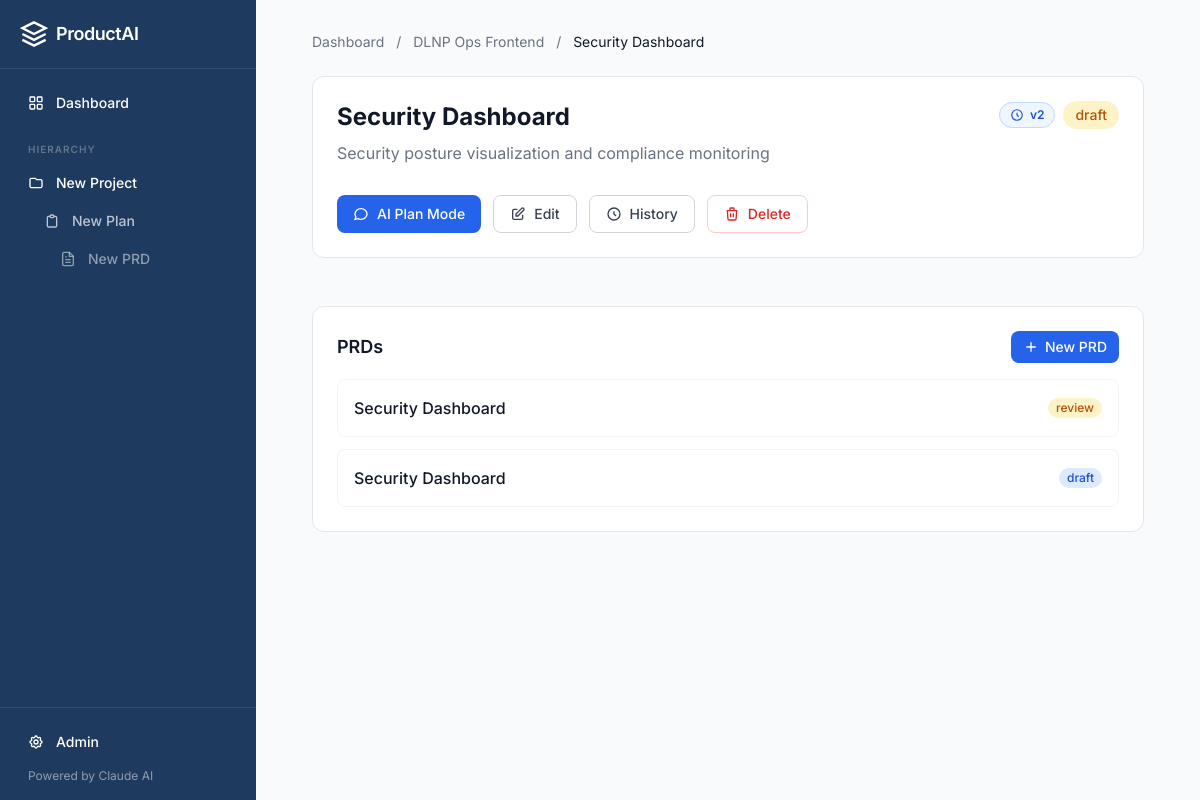
/plans/21, run on the app's committed database.
### tables this page shows
CREATE TABLE projects (
    id INTEGER PRIMARY KEY AUTOINCREMENT,
    title TEXT NOT NULL,
    description TEXT DEFAULT '',
    status TEXT DEFAULT 'planning' CHECK(status IN ('planning', 'active', 'on_hold', 'completed', 'archived')),
    priority TEXT DEFAULT 'medium' CHECK(priority IN ('low', 'medium', 'high', 'critical')),
    lead TEXT DEFAULT '',
    members TEXT DEFAULT '[]',
    milestones TEXT DEFAULT '[]',
    start_date TEXT DEFAULT '',
    target_date TEXT DEFAULT '',
    ai_conversation TEXT DEFAULT '[]',
    created_at TEXT DEFAULT (datetime('now')),
    updated_at TEXT DEFAULT (datetime('now'))
);

CREATE TABLE plans (
    id INTEGER PRIMARY KEY AUTOINCREMENT,
    title TEXT NOT NULL,
    description TEXT DEFAULT '',
    status TEXT DEFAULT 'draft' CHECK(status IN ('draft', 'active', 'completed', 'archived')),
    vision TEXT DEFAULT '',
    goals TEXT DEFAULT '[]',
    target_audience TEXT DEFAULT '',
    success_metrics TEXT DEFAULT '[]',
    ai_conversation TEXT DEFAULT '[]',
    created_at TEXT DEFAULT (datetime('now')),
    updated_at TEXT DEFAULT (datetime('now'))
, project_id INTEGER REFERENCES projects(id) ON DELETE SET NULL);

CREATE TABLE prds (
    id INTEGER PRIMARY KEY AUTOINCREMENT,
    plan_id INTEGER,
    title TEXT NOT NULL,
    status TEXT DEFAULT 'draft' CHECK(status IN ('draft', 'review', 'approved', 'archived')),
    content TEXT DEFAULT '',
    overview TEXT DEFAULT '',
    problem_statement TEXT DEFAULT '',
    proposed_solution TEXT DEFAULT '',
    user_stories TEXT DEFAULT '[]',
    requirements_functional TEXT DEFAULT '[]',
    requirements_nonfunctional TEXT DEFAULT '[]',
    success_metrics TEXT DEFAULT '[]',
    timeline TEXT DEFAULT '',
    ai_conversation TEXT DEFAULT '[]',
    created_at TEXT DEFAULT (datetime('now')),
    updated_at TEXT DEFAULT (datetime('now')),
    FOREIGN KEY (plan_id) REFERENCES plans(id) ON DELETE SET NULL
);

### productai/routes/pages.py (the view)
@router.get("/plans/{plan_id}", response_class=HTMLResponse)
async def plan_detail(request: Request, plan_id: int):
    plan = await models.get_plan(plan_id)
    if not plan:
        return HTMLResponse("<h1>Plan not found</h1>", status_code=404)
    project = await models.get_project(plan["project_id"]) if plan.get("project_id") else None
    prds = await models.list_prds(plan_id=plan_id)
    current_version = await models.get_current_version_number("plan", plan_id)
    return templates.TemplateResponse(
        "pages/plan_detail.html",
        {"request": request, "plan": plan, "project": project, "prds": prds, "current_version": current_version},
    )

### productai/templates/pages/plan_detail.html (shortened to what this page needs)
{% extends "base.html" %}
{% block content %}
<div class="p-8 max-w-4xl mx-auto">
    <nav class="text-sm text-gray-500 mb-6">
        <a href="/" class="hover:text-brand-600">Dashboard</a>
        {% if project %}
        <span class="mx-2">/</span>
        <a href="/projects/{{ project.id }}" class="hover:text-brand-600">{{ project.title }}</a>
        {% endif %}
        <span class="mx-2">/</span>
        <span class="text-gray-900">{{ plan.title }}</span>
    </nav>
    <div class="bg-white rounded-xl border border-gray-200 p-6 mb-6">
        <div class="flex items-start justify-between">
            <div>
                <h1 class="text-2xl font-bold text-gray-900">{{ plan.title }}</h1>
                {% if plan.description %}
                <div class="prose text-gray-500 mt-2 md-render">{{ plan.description }}</div>
                {% endif %}
            </div>
            <div class="flex items-center gap-2">
                {% if current_version > 0 %}
                <a href="/plans/{{ plan.id }}/versions" class="inline-flex items-center gap-1.5 px-2.5 py-1 text-xs font-semibold rounded-full bg-brand-50 text-brand-700 border border-brand-200 hover:bg-brand-100 transition-colors" title="View version history">
                    <svg class="w-3.5 h-3.5" fill="none" stroke="currentColor" stroke-width="2" viewBox="0 0 24 24">
                        <path d="M12 8v4l3 3m6-3a9 9 0 11-18 0 9 9 0 0118 0z"/>
                    </svg>
                    v{{ current_version }}
                </a>
                {% endif %}
                <span class="inline-flex px-3 py-1 text-sm font-medium rounded-full
                    {% if plan.status == 'active' %}bg-emerald-100 text-emerald-700
                    {% elif plan.status == 'completed' %}bg-blue-100 text-blue-700
                    {% elif plan.status == 'archived' %}bg-gray-100 text-gray-500
                    {% else %}bg-amber-100 text-amber-700{% endif %}">
                    {{ plan.status }}
                </span>
            </div>
        </div>
        <div class="flex gap-3 mt-5">
            <a href="/plans/{{ plan.id }}/chat" class="inline-flex items-center gap-2 px-4 py-2 bg-brand-600 text-white text-sm font-medium rounded-lg hover:bg-brand-700 transition-colors">
                <svg class="w-4 h-4" fill="none" stroke="currentColor" stroke-width="2" viewBox="0 0 24 24">
                    <path d="M8 10h.01M12 10h.01M16 10h.01M21 12c0 4.418-4.03 8-9 8a9.863 9.863 0 01-4.255-.949L3 20l1.395-3.72C3.512 15.042 3 13.574 3 12c0-4.418 4.03-8 9-8s9 3.582 9 8z"/>
                </svg>
                AI Plan Mode
            </a>
            <a href="/plans/{{ plan.id }}/edit" class="inline-flex items-center gap-2 px-4 py-2 border border-gray-300 text-gray-700 text-sm font-medium rounded-lg hover:bg-gray-50 transition-colors">
                <svg class="w-4 h-4" fill="none" stroke="currentColor" stroke-width="2" viewBox="0 0 24 24">
                    <path d="M11 5H6a2 2 0 00-2 2v11a2 2 0 002 2h11a2 2 0 002-2v-5m-1.414-9.414a2 2 0 112.828 2.828L11.828 15H9v-2.828l8.586-8.586z"/>
                </svg>
                Edit
            </a>
            <a href="/plans/{{ plan.id }}/versions" class="inline-flex items-center gap-2 px-4 py-2 border border-gray-300 text-gray-700 text-sm font-medium rounded-lg hover:bg-gray-50 transition-colors">
                <svg class="w-4 h-4" fill="none" stroke="currentColor" stroke-width="2" viewBox="0 0 24 24">
                    <path d="M12 8v4l3 3m6-3a9 9 0 11-18 0 9 9 0 0118 0z"/>
                </svg>
                History
            </a>
            <form action="/api/plans/{{ plan.id }}/delete" method="post" onsubmit="return confirm('Delete this plan?')">
                <button type="submit" class="inline-flex items-center gap-2 px-4 py-2 border border-red-200 text-red-600 text-sm font-medium rounded-lg hover:bg-red-50 transition-colors">
                    <svg class="w-4 h-4" fill="none" stroke="currentColor" stroke-width="2" viewBox="0 0 24 24">
                        <path d="M19 7l-.867 12.142A2 2 0 0116.138 21H7.862a2 2 0 01-1.995-1.858L5 7m5 4v6m4-6v6m1-10V4a1 1 0 00-1-1h-4a1 1 0 00-1 1v3M4 7h16"/>
                    </svg>
                    Delete
                </button>
            </form>
        </div>
    </div>
    <div class="bg-white rounded-xl border border-gray-200 p-6">
        <div class="flex items-center justify-between mb-4">
            <h2 class="text-lg font-semibold">PRDs</h2>
            <a href="/prds/new?plan_id={{ plan.id }}" class="inline-flex items-center gap-1.5 px-3 py-1.5 bg-brand-600 text-white text-sm font-medium rounded-lg hover:bg-brand-700 transition-colors">
                <svg class="w-4 h-4" fill="none" stroke="currentColor" stroke-width="2" viewBox="0 0 24 24"><path d="M12 5v14M5 12h14"/></svg>
                New PRD
            </a>
        </div>
        {% if prds %}
        <div class="space-y-3">
            {% for prd in prds %}
            <a href="/prds/{{ prd.id }}" class="block p-4 rounded-lg border border-gray-100 hover:border-brand-200 hover:bg-brand-50/30 transition-all">
                <div class="flex items-center justify-between">
                    <h3 class="font-medium">{{ prd.title }}</h3>
                    <span class="text-xs font-medium px-2 py-0.5 rounded-full
                        {% if prd.status == 'review' %}bg-amber-100 text-amber-700
                        {% elif prd.status == 'approved' %}bg-emerald-100 text-emerald-700
                        {% else %}bg-blue-100 text-blue-700{% endif %}">
                        {{ prd.status }}
                    </span>
                </div>
            </a>
            {% endfor %}
        </div>
        {% else %}
        <p class="text-gray-400 text-sm">No PRDs linked to this plan yet.</p>
        {% endif %}
    </div>
</div>
{% endblock %}

### data on the page
projects: title "DLNP Ops Frontend"
plans: title "Security Dashboard", status "draft"
prds: title "Security Dashboard", status "review"
prds: title "Security Dashboard", status "draft"

### other printed values
{{ current_version }} "2"
